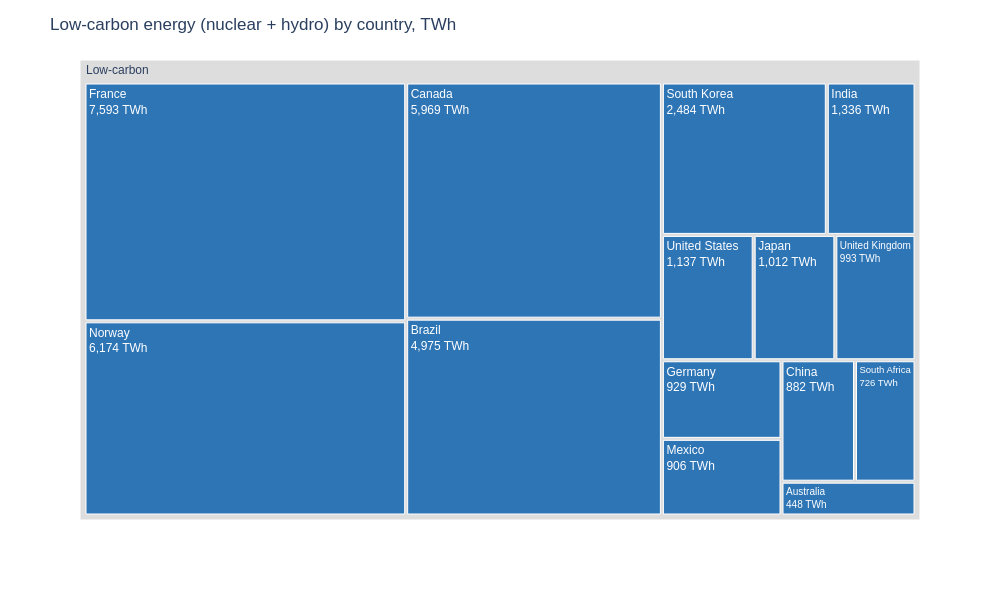
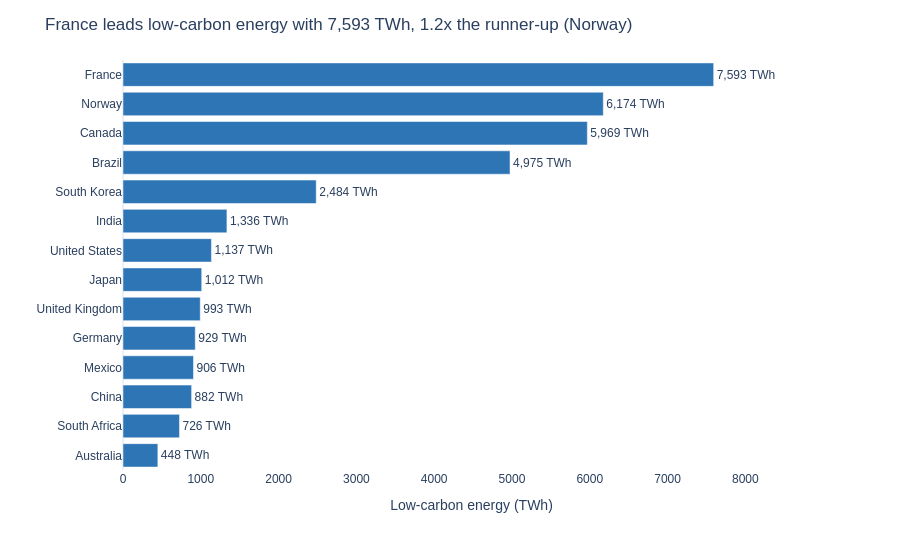

The notebook cell these images were saved under, in order:
### Markdown cell above
## Task 2 — Treemap vs bar: low-carbon energy by country

**What to build:** Build **both** a treemap and a horizontal bar chart showing total low-carbon TWh (Nuclear + Hydro) per country. Then answer the question in a markdown cell below.

**Requirements:**
- Filter to `Source_Type == 'Low-carbon'` and aggregate TWh by country
- Treemap: single-level `path=['All', 'Country']` with a dummy root node labelled `'Low-carbon'`
- Bar chart: sorted by TWh, horizontal orientation, CVD-safe colour
- Both charts show TWh values, not percentages
- Insight title on the bar chart naming the leading country

### Code cell
# Task 2 — charts
lc = (df.loc[df['Source_Type'] == 'Low-carbon']      
        .groupby('Country', as_index=False)['TWh'].sum())   
lc['All'] = 'Low-carbon'                             

fig2a = px.treemap(
    lc, path=['All', 'Country'], values='TWh',       
    color='All', color_discrete_map={'Low-carbon': '#2E75B6'},   
    labels={'TWh': 'Energy (TWh)'},
    height=600, width=1000, template='plotly_white',
)
fig2a.update_traces(
    texttemplate='%{label}<br>%{value:,.0f} TWh',
    hovertemplate='<b>%{label}</b><br>%{value:,.0f} TWh<extra></extra>',
)
# Grey out the dummy root node (the 'Low-carbon' parent); the country boxes stay blue
fig2a.data[0].marker.colors = ['#DDDDDD' if lbl == 'Low-carbon' else '#2E75B6'
                               for lbl in fig2a.data[0].labels]
fig2a.update_layout(title='Low-carbon energy (nuclear + hydro) by country, TWh',
                    font=dict(family='Arial', size=12))
fig2a.show()

# ---- Horizontal bar ----
lc_sorted = lc.sort_values('TWh', ascending=False)   
order = lc_sorted['Country'].tolist()                
leader, runner_up = order[0], order[1]
ratio = lc_sorted['TWh'].iloc[0] / lc_sorted['TWh'].iloc[1]

fig2b = px.bar(
    lc_sorted, x='TWh', y='Country', orientation='h',
    text='TWh',                                      
    category_orders={'Country': order},              
    color_discrete_sequence=['#2E75B6'],             
    labels={'TWh': 'Low-carbon energy (TWh)', 'Country': ''},
    height=550, template='plotly_white',
)
fig2b.update_traces(texttemplate='%{x:,.0f} TWh', textposition='outside')   
fig2b.update_layout(
    title=f'{leader} leads low-carbon energy with {lc_sorted["TWh"].iloc[0]:,.0f} TWh, '
          f'{ratio:.1f}x the runner-up ({runner_up})',
    font=dict(family='Arial', size=12),
    xaxis=dict(showgrid=False, range=[0, lc_sorted['TWh'].max() * 1.18]),   
)
fig2b.show()

### Figure 1 — Plotly figure (JSON) as saved in the notebook; plotly's stock layout.template omitted (floating-point values rounded to 4 significant figures)
{"data": [{"branchvalues": "total", "customdata": [["Low-carbon"], ["Low-carbon"], ["Low-carbon"], ["Low-carbon"], ["Low-carbon"], ["Low-carbon"], ["Low-carbon"], ["Low-carbon"], ["Low-carbon"], ["Low-carbon"], ["Low-carbon"], ["Low-carbon"], ["Low-carbon"], ["Low-carbon"], ["Low-carbon"]], "domain": {"x": [0, 1], "y": [0, 1]}, "hovertemplate": "<b>%{label}</b><br>%{value:,.0f} TWh<extra></extra>", "ids": ["Low-carbon/Australia", "Low-carbon/Brazil", "Low-carbon/Canada", "Low-carbon/China", "Low-carbon/France", "Low-carbon/Germany", "Low-carbon/India", "Low-carbon/Japan", "Low-carbon/Mexico", "Low-carbon/Norway", "Low-carbon/South Africa", "Low-carbon/South Korea", "Low-carbon/United Kingdom", "Low-carbon/United States", "Low-carbon"], "labels": ["Australia", "Brazil", "Canada", "China", "France", "Germany", "India", "Japan", "Mexico", "Norway", "South Africa", "South Korea", "United Kingdom", "United States", "Low-carbon"], "marker": {"colors": ["#2E75B6", "#2E75B6", "#2E75B6", "#2E75B6", "#2E75B6", "#2E75B6", "#2E75B6", "#2E75B6", "#2E75B6", "#2E75B6", "#2E75B6", "#2E75B6", "#2E75B6", "#2E75B6", "#DDDDDD"]}, "name": "", "parents": ["Low-carbon", "Low-carbon", "Low-carbon", "Low-carbon", "Low-carbon", "Low-carbon", "Low-carbon", "Low-carbon", "Low-carbon", "Low-carbon", "Low-carbon", "Low-carbon", "Low-carbon", "Low-carbon", ""], "texttemplate": "%{label}<br>%{value:,.0f} TWh", "type": "treemap", "values": [448.0, 4975.0, 5969.0, 882.0, 7593.0, 929.0, 1336.0, 1012.0, 906.0, 6174.0, 726.0, 2484.0, 993.0, 1137.0, 35560.0]}], "layout": {"font": {"family": "Arial", "size": 12}, "height": 600, "legend": {"tracegroupgap": 0}, "margin": {"t": 60}, "title": {"text": "Low-carbon energy (nuclear + hydro) by country, TWh"}, "width": 1000}}

### Figure 2 — Plotly figure (JSON) as saved in the notebook; plotly's stock layout.template omitted (floating-point values rounded to 4 significant figures)
{"data": [{"hovertemplate": "Low-carbon energy (TWh)=%{text}<br>=%{y}<extra></extra>", "legendgroup": "", "marker": {"color": "#2E75B6", "pattern": {"shape": ""}}, "name": "", "orientation": "h", "showlegend": false, "text": [7593.0, 6174.0, 5969.0, 4975.0, 2484.0, 1336.0, 1137.0, 1012.0, 993.0, 929.0, 906.0, 882.0, 726.0, 448.0], "textposition": "outside", "texttemplate": "%{x:,.0f} TWh", "type": "bar", "x": [7593.0, 6174.0, 5969.0, 4975.0, 2484.0, 1336.0, 1137.0, 1012.0, 993.0, 929.0, 906.0, 882.0, 726.0, 448.0], "xaxis": "x", "y": ["France", "Norway", "Canada", "Brazil", "South Korea", "India", "United States", "Japan", "United Kingdom", "Germany", "Mexico", "China", "South Africa", "Australia"], "yaxis": "y"}], "layout": {"barmode": "relative", "font": {"family": "Arial", "size": 12}, "height": 550, "legend": {"tracegroupgap": 0}, "margin": {"t": 60}, "title": {"text": "France leads low-carbon energy with 7,593 TWh, 1.2x the runner-up (Norway)"}, "xaxis": {"anchor": "y", "domain": [0, 1], "range": [0, 8960.0], "showgrid": false, "title": {"text": "Low-carbon energy (TWh)"}}, "yaxis": {"anchor": "x", "categoryarray": ["Australia", "South Africa", "China", "Mexico", "Germany", "United Kingdom", "Japan", "United States", "India", "South Korea", "Brazil", "Canada", "Norway", "France"], "categoryorder": "array", "domain": [0, 1], "title": {"text": ""}}}}
